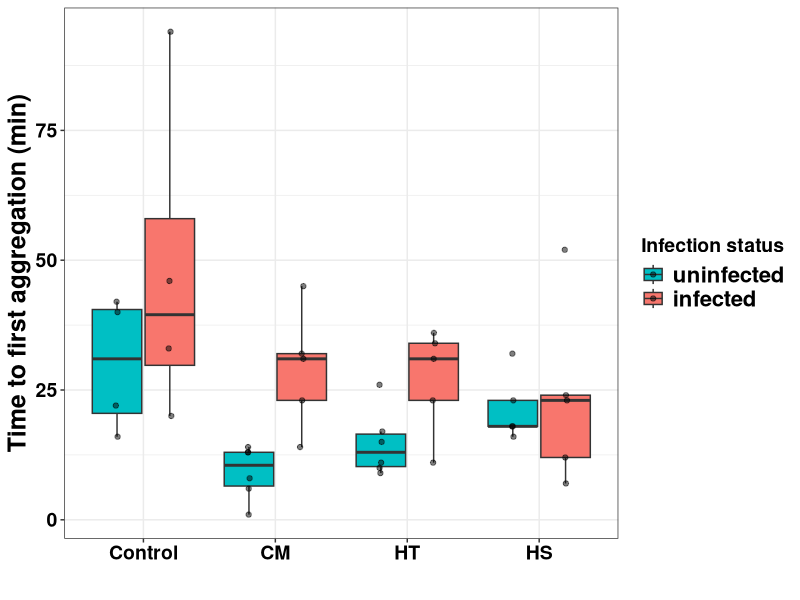
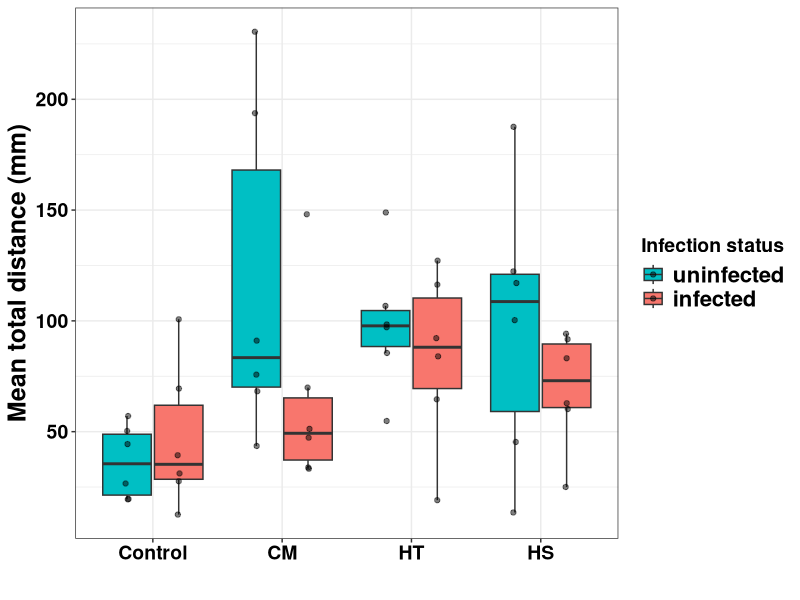
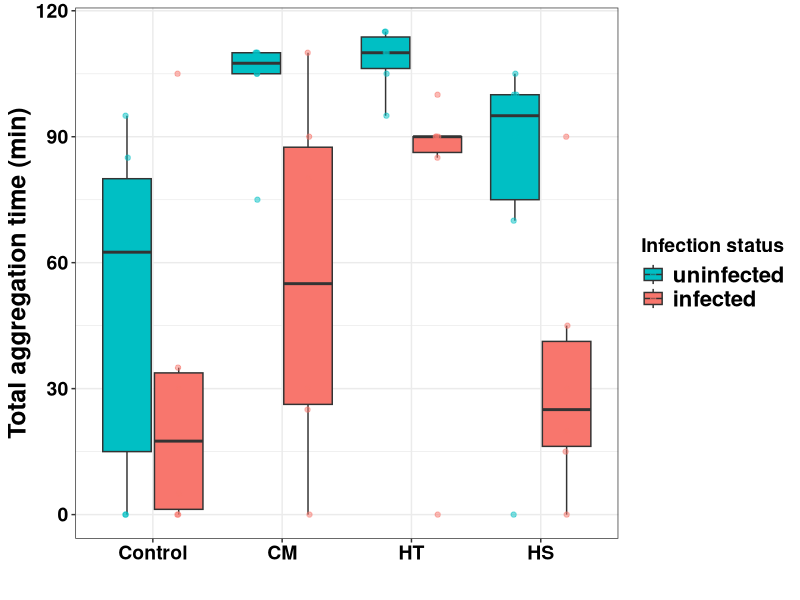
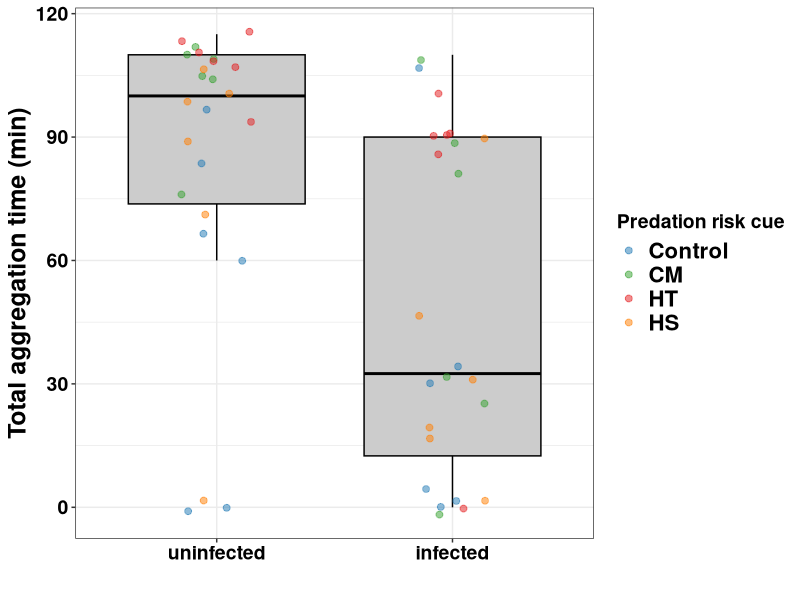
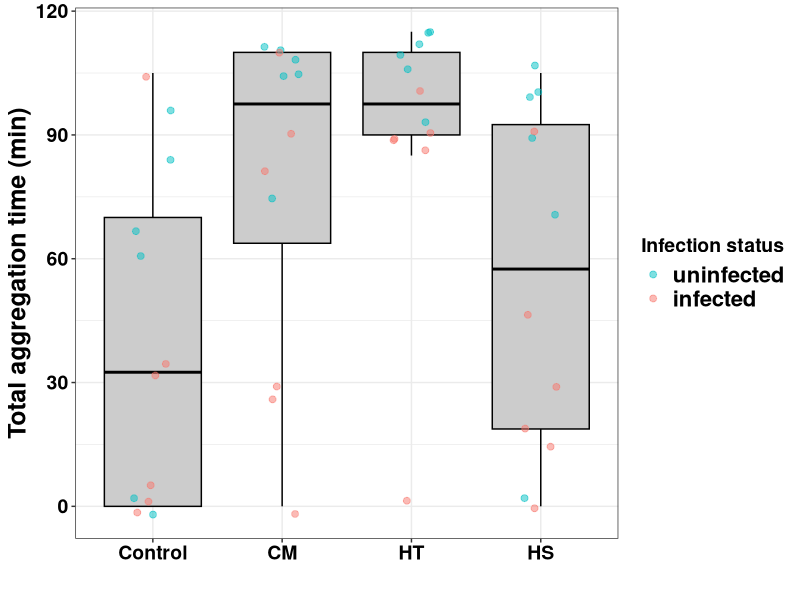
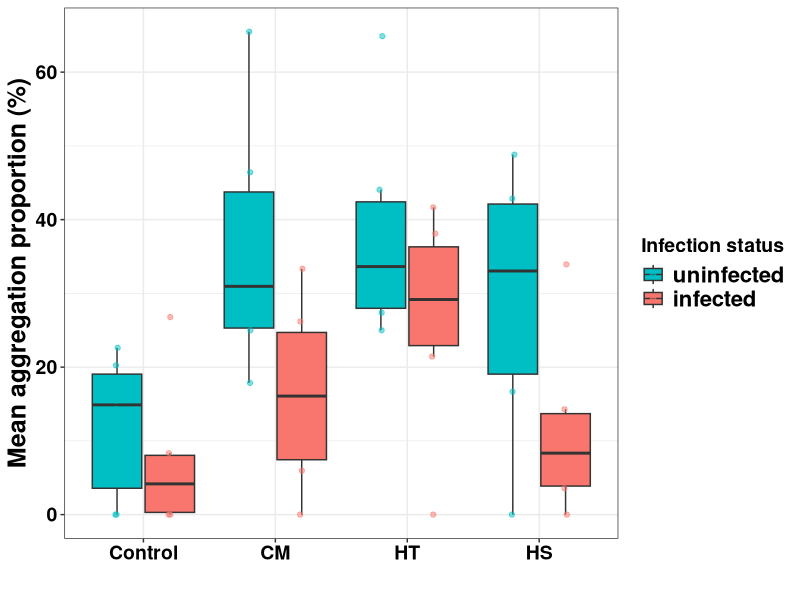
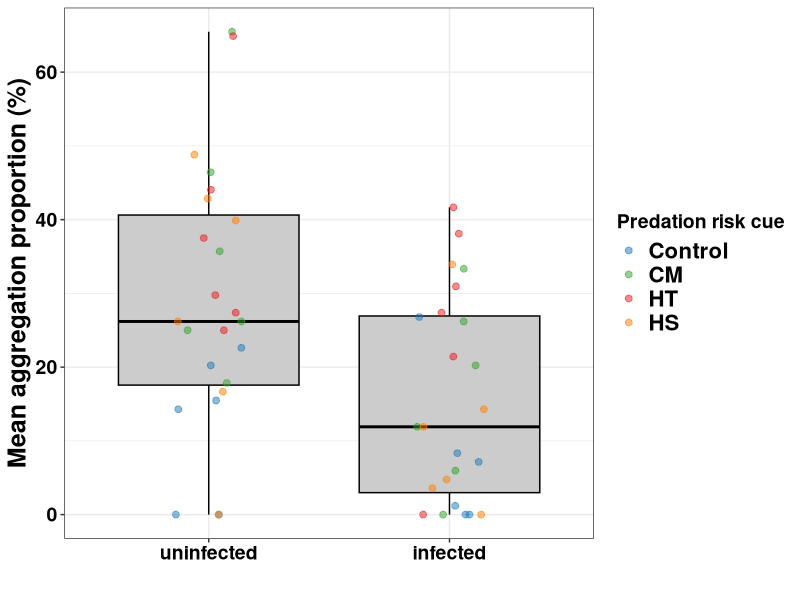
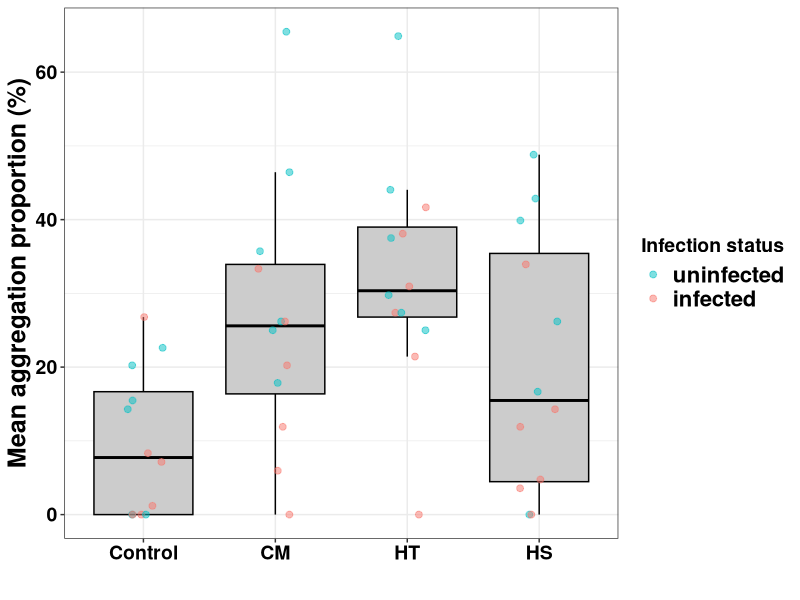

Write R code to recreate these figures, in order.
# Mussel Movement & Aggregation - Figures
# Project: Effects of parasitic infection on predation risk responses in
#          blue mussels (Mytilus edulis)
# Plot order follows the analysis code order
# p1-p8: main boxplots (Group x Status)
# p3b, p4b: alternative plots for total_time_agg and mean_A (Status as x-axis)
# p3c, p4c: alternative plots for total_time_agg and mean_A (Group as x-axis,
#           Status as jitter colour)
# p_cor: overall Spearman correlation figure (main)
# p_cor_supp: grouped correlation figure (supplementary)

library(dplyr)
library(ggplot2)
library(ggpubr)
library(tidyr)
library(purrr)

# 0. Data preparation

move_total <- read.csv(
  "data/processed/merged_movement.csv",
  header = TRUE, sep = ",", stringsAsFactors = FALSE, fileEncoding = "UTF-8"
)

move_total$Group  <- factor(move_total$Group,
                            levels = c("Control", "CM", "HT", "HS"))
move_total$Status <- factor(move_total$Status,
                            levels = c("uninfected", "infected"))

# Colour palettes 
col_status <- c("uninfected" = "#00BFC4", "infected" = "#F8766D")
col_group  <- c("Control" = "#1f78b4", "CM" = "#33a02c",
                "HT" = "#e31a1c", "HS" = "#ff7f00")

# Common theme 
base_theme <- theme_bw() +
  theme(
    strip.text   = element_text(face = "bold", size = 16),
    axis.text    = element_text(face = "bold", size = 14, color = "black"),
    axis.title   = element_text(face = "bold", size = 18, color = "black"),
    legend.title = element_text(face = "bold", size = 14, color = "black"),
    legend.text  = element_text(face = "bold", size = 16, color = "black")
  )

# p1: Time to first aggregation - Start_Time (min)
#     Only arenas where aggregation was observed (Aggregated == "yes")

p1 <- move_total %>%
  filter(Aggregated == "yes") %>%
  ggplot(aes(x = Group, y = Start_Time, fill = Status)) +
  geom_boxplot(
    outlier.shape = NA, alpha = 1,
    position = position_dodge(width = 0.8)
  ) +
  geom_jitter(
    alpha = 0.5, size = 1.5,
    position = position_jitterdodge(jitter.width = 0.05, dodge.width = 0.8)
  ) +
  scale_fill_manual(values = col_status) +
  base_theme +
  labs(y = "Time to first aggregation (min)", x = " ",
       fill = "Infection status")

p1

ggsave(
  "outputs/figures/p1_start_time.pdf",
  plot = p1, width = 8, height = 6
)

# p2: Mean total distance - mean_gross_mm (mm)

p2 <- ggplot(move_total,
             aes(x = Group, y = mean_gross_mm, fill = Status)) +
  geom_boxplot(outlier.shape = NA, alpha = 1,
               position = position_dodge(width = 0.8)) +
  geom_jitter(alpha = 0.5, size = 1.5,
              position = position_jitterdodge(jitter.width = 0.05,
                                              dodge.width = 0.8)) +
  scale_fill_manual(values = col_status) +
  base_theme +
  labs(y = "Mean total distance (mm)", x = " ",
       fill = "Infection status")

p2

ggsave(
  "outputs/figures/p2_total_distance.pdf",
  plot = p2, width = 8, height = 6
)

# p3: Total aggregation time - total_time_agg (min)
#     Version A: Group as x-axis, Status as fill

p3 <- ggplot(move_total,
             aes(x = Group, y = total_time_agg, fill = Status)) +
  geom_boxplot(outlier.shape = NA, alpha = 1,
               position = position_dodge(width = 0.8)) +
  geom_jitter(aes(color = Status), alpha = 0.5, size = 1.5,
              position = position_jitterdodge(jitter.width = 0.05,
                                              dodge.width = 0.8)) +
  scale_fill_manual(values = col_status) +
  scale_color_manual(values = col_status) +
  base_theme +
  labs(y = "Total aggregation time (min)", x = " ",
       fill = "Infection status", color = "Infection status")

p3

ggsave(
  "outputs/figures/p3_total_agg_time.pdf",
  plot = p3, width = 8, height = 6
)

# p3b: Total aggregation time - total_time_agg (min)
#      Version B: Status as x-axis, Group as colour
#      Rationale: highlights the infection status effect independently
#                 from cue type

p3b <- ggplot(move_total,
              aes(x = Status, y = total_time_agg)) +
  geom_boxplot(aes(group = Status), fill = "grey80", color = "black",
               outlier.shape = NA) +
  geom_jitter(aes(color = Group), width = 0.15, alpha = 0.5, size = 2) +
  scale_color_manual(values = col_group) +
  base_theme +
  labs(y = "Total aggregation time (min)", x = " ",
       color = "Predation risk cue")

p3b

ggsave(
  "outputs/figures/p3b_total_agg_time_status.pdf",
  plot = p3b, width = 6, height = 6
)

# p3c: Total aggregation time - total_time_agg (min)
#      Group as x-axis, grey boxplot, Status as jitter colour
#      Rationale: highlights cue type effect with infection status shown as points

p3c <- ggplot(move_total,
              aes(x = Group, y = total_time_agg)) +
  geom_boxplot(aes(group = Group), fill = "grey80", color = "black",
               outlier.shape = NA) +
  geom_jitter(aes(color = Status), width = 0.15, alpha = 0.5, size = 2) +
  scale_color_manual(values = col_status) +
  base_theme +
  labs(y = "Total aggregation time (min)", x = " ",
       color = "Infection status")

p3c

ggsave(
  "outputs/figures/p3c_total_agg_time_group.pdf",
  plot = p3c, width = 6, height = 6
)

# p4: Mean aggregation proportion - mean_A (%)
#     Version A: Group as x-axis, Status as fill

p4 <- ggplot(move_total,
             aes(x = Group, y = mean_A, fill = Status)) +
  geom_boxplot(outlier.shape = NA, alpha = 1,
               position = position_dodge(width = 0.8)) +
  geom_jitter(aes(color = Status), alpha = 0.5, size = 1.5,
              position = position_jitterdodge(jitter.width = 0.05,
                                              dodge.width = 0.8)) +
  scale_fill_manual(values = col_status) +
  scale_color_manual(values = col_status) +
  base_theme +
  labs(y = "Mean aggregation proportion (%)", x = " ",
       fill = "Infection status", color = "Infection status")

p4

ggsave(
  "outputs/figures/p4_mean_A.pdf",
  plot = p4, width = 8, height = 6
)

# p4b: Mean aggregation proportion - mean_A (%)
#      Version B: Status as x-axis, Group as colour
#      Rationale: highlights the infection status effect independently
#                 from cue type

p4b <- ggplot(move_total,
              aes(x = Status, y = mean_A)) +
  geom_boxplot(aes(group = Status), fill = "grey80", color = "black",
               outlier.shape = NA) +
  geom_jitter(aes(color = Group), width = 0.15, alpha = 0.5, size = 2) +
  scale_color_manual(values = col_group) +
  base_theme +
  labs(y = "Mean aggregation proportion (%)", x = " ",
       color = "Predation risk cue")

p4b

ggsave(
  "outputs/figures/p4b_mean_A_status.pdf",
  plot = p4b, width = 6, height = 6
)

# p4c: Mean aggregation proportion - mean_A (%)
#      Group as x-axis, grey boxplot, Status as jitter colour
#      Rationale: highlights cue type effect with infection status shown as points

p4c <- ggplot(move_total,
              aes(x = Group, y = mean_A)) +
  geom_boxplot(aes(group = Group), fill = "grey80", color = "black",
               outlier.shape = NA) +
  geom_jitter(aes(color = Status), width = 0.15, alpha = 0.5, size = 2) +
  scale_color_manual(values = col_status) +
  base_theme +
  labs(y = "Mean aggregation proportion (%)", x = " ",
       color = "Infection status")

p4c

ggsave(
  "outputs/figures/p4c_mean_A_group.pdf",
  plot = p4c, width = 6, height = 6
)

# p5: Byssus thread count - Byssus (count per mussel)

p5 <- ggplot(move_total,
             aes(x = Group, y = Byssus, fill = Status)) +
  geom_boxplot(outlier.shape = NA, alpha = 1,
               position = position_dodge(width = 0.8)) +
  geom_jitter(alpha = 0.5, size = 1.5,
              position = position_jitterdodge(jitter.width = 0.05,
                                              dodge.width = 0.8)) +
  scale_fill_manual(values = col_status) +
  base_theme +
  labs(y = "Byssus thread", x = " ",
       fill = "Infection status")

p5

ggsave(
  "outputs/figures/p5_byssus.pdf",
  plot = p5, width = 8, height = 6
)

# p6: Mean net displacement - mean_net_mm (mm)

p6 <- ggplot(move_total,
             aes(x = Group, y = mean_net_mm, fill = Status)) +
  geom_boxplot(outlier.shape = NA, alpha = 1,
               position = position_dodge(width = 0.8)) +
  geom_jitter(alpha = 0.5, size = 1.5,
              position = position_jitterdodge(jitter.width = 0.05,
                                              dodge.width = 0.8)) +
  scale_fill_manual(values = col_status) +
  base_theme +
  labs(y = "Mean net displacement (mm)", x = " ",
       fill = "Infection status")

p6

ggsave(
  "outputs/figures/p6_net_distance.pdf",
  plot = p6, width = 8, height = 6
)

# p7: Mean confinement index - mean_CI (ratio, 0-1)

p7 <- ggplot(move_total,
             aes(x = Group, y = mean_CI, fill = Status)) +
  geom_boxplot(outlier.shape = NA, alpha = 1,
               position = position_dodge(width = 0.8)) +
  geom_jitter(alpha = 0.5, size = 1.5,
              position = position_jitterdodge(jitter.width = 0.05,
                                              dodge.width = 0.8)) +
  scale_fill_manual(values = col_status) +
  base_theme +
  labs(y = "Mean confinement index", x = " ",
       fill = "Infection status")

p7

ggsave(
  "outputs/figures/p7_confinement_index.pdf",
  plot = p7, width = 8, height = 6
)

# p8: Maximum aggregation proportion - Amax (%)

p8 <- ggplot(move_total,
             aes(x = Group, y = Amax, fill = Status)) +
  geom_boxplot(outlier.shape = NA, alpha = 1,
               position = position_dodge(width = 0.8)) +
  geom_jitter(aes(color = Status), alpha = 0.5, size = 1.5,
              position = position_jitterdodge(jitter.width = 0.05,
                                              dodge.width = 0.8)) +
  scale_fill_manual(values = col_status) +
  scale_color_manual(values = col_status) +
  base_theme +
  labs(y = "Maximum aggregation proportion (%)", x = " ",
       fill = "Infection status", color = "Infection status")

p8

ggsave(
  "outputs/figures/p8_Amax.pdf",
  plot = p8, width = 8, height = 6
)

# p_cor: Overall Spearman correlation figure (MAIN)
#        n = 48 arenas across all treatments
#        Panel A: Amax ~ mean total distance (taxis)
#        Panel B: Amax ~ mean net displacement (taxis)
#        Panel C: Amax ~ byssus thread count (aggregation strength)

vars_clean <- move_total %>%
  select(Amax, mean_gross_mm, mean_net_mm, Byssus) %>%
  drop_na()

cor_gross_overall  <- cor.test(vars_clean$Amax, vars_clean$mean_gross_mm,
                               method = "spearman", exact = FALSE)
cor_net_overall    <- cor.test(vars_clean$Amax, vars_clean$mean_net_mm,
                               method = "spearman", exact = FALSE)
cor_byssus_overall <- cor.test(vars_clean$Amax, vars_clean$Byssus,
                               method = "spearman", exact = FALSE)


make_label <- function(cor_obj) {
  paste0("rho = ", round(cor_obj$estimate, 2),
         ", p = ", signif(cor_obj$p.value, 2))
}
cor_theme <- theme_bw() +
  theme(
    strip.text   = element_text(face = "bold", size = 16),
    axis.text    = element_text(face = "bold", size = 14, color = "black"),
    axis.title   = element_text(face = "bold", size = 18, color = "black"),
    legend.title = element_text(face = "bold", size = 14, color = "black"),
    legend.text  = element_text(face = "bold", size = 16, color = "black"),
    legend.position = "bottom"
  )

# Panel A: Amax vs mean total distance
pa <- ggplot(vars_clean, aes(x = mean_gross_mm, y = Amax)) +
  geom_point(size = 2.5, alpha = 0.5, color = "grey40") +
  geom_smooth(method = "lm", se = TRUE, color = "black") +
  annotate("text",
           x = min(vars_clean$mean_gross_mm, na.rm = TRUE),
           y = max(vars_clean$Amax, na.rm = TRUE),
           label = make_label(cor_gross_overall),
           hjust = 0, vjust = 1.2, size = 5) +
  cor_theme +
  labs(x = "Mean total distance (mm)",
       y = "Maximum aggregation proportion (%)")

# Panel B: Amax vs mean net displacement
pb <- ggplot(vars_clean, aes(x = mean_net_mm, y = Amax)) +
  geom_point(size = 2.5, alpha = 0.5, color = "grey40") +
  geom_smooth(method = "lm", se = TRUE, color = "black") +
  annotate("text",
           x = min(vars_clean$mean_net_mm, na.rm = TRUE),
           y = max(vars_clean$Amax, na.rm = TRUE),
           label = make_label(cor_net_overall),
           hjust = 0, vjust = 1.2, size = 5) +
  cor_theme +
  labs(x = "Mean net displacement (mm)",
       y = "Maximum aggregation proportion (%)")

# Panel C: Amax vs byssus thread count
pc <- ggplot(vars_clean, aes(x = Byssus, y = Amax)) +
  geom_point(size = 2.5, alpha = 0.5, color = "grey40") +
  geom_smooth(method = "lm", se = TRUE, color = "black") +
  annotate("text",
           x = min(vars_clean$Byssus, na.rm = TRUE),
           y = max(vars_clean$Amax, na.rm = TRUE),
           label = make_label(cor_byssus_overall),
           hjust = 0, vjust = 1.2, size = 5) +
  cor_theme +
  labs(x = "Byssus thread",
       y = "Maximum aggregation proportion (%)")

p_cor <- ggarrange(pa, pb, pc,
                   ncol = 3, nrow = 1,
                   labels = c("A", "B", "C"))
p_cor

ggsave(
  "outputs/figures/p_cor_overall.pdf",
  plot = p_cor, width = 15, height = 8
)
ggsave(
  "outputs/figures/p_cor_overall.png",
  plot = p_cor, width = 15, height = 7,
  dpi = 300
)

# p_cor_supp: Grouped Spearman correlation figure (SUPPLEMENTARY)
#             n = 6 per Group x Status subgroup - exploratory only
#             Faceted by Status (rows) x Variable (columns)
#             Coloured by Group

plot_data_supp <- move_total %>%
  select(Group, Status, Amax, mean_net_mm, mean_gross_mm, Byssus) %>%
  pivot_longer(
    cols = c(mean_gross_mm, mean_net_mm, Byssus),
    names_to  = "Variable",
    values_to = "Value"
  ) %>%
  mutate(Variable = factor(Variable,
                           levels = c("mean_gross_mm", "mean_net_mm", "Byssus"),
                           labels = c("Mean total distance (mm)",
                                      "Mean net displacement (mm)",
                                      "Byssus thread count")))

p_cor_supp <- ggplot(plot_data_supp,
                     aes(x = Value, y = Amax, color = Group)) +
  geom_point(size = 2, alpha = 0.5) +
  geom_smooth(method = "lm", se = FALSE) +
  facet_grid(Status ~ Variable, scales = "free_x") +
  scale_color_manual(values = col_group) +
  theme_bw() +
  theme(
    legend.position  = "top",
    strip.text       = element_text(face = "bold", size = 16),
    axis.text        = element_text(face = "bold", size = 14, color = "black"),
    axis.title       = element_text(face = "bold", size = 18, color = "black"),
    legend.title     = element_text(face = "bold", size = 14, color = "black"),
    legend.text      = element_text(face = "bold", size = 16, color = "black")
  ) +
  labs(
    x       = " ",
    y       = "Maximum aggregation proportion (%)",
    color   = "Predation risk cue",
    caption = "Exploratory analysis: n = 6 per subgroup. Interpret with caution."
  )

p_cor_supp

ggsave(
  "outputs/figures/p_cor_supp.pdf",
  plot = p_cor_supp, width = 12, height = 7
)
